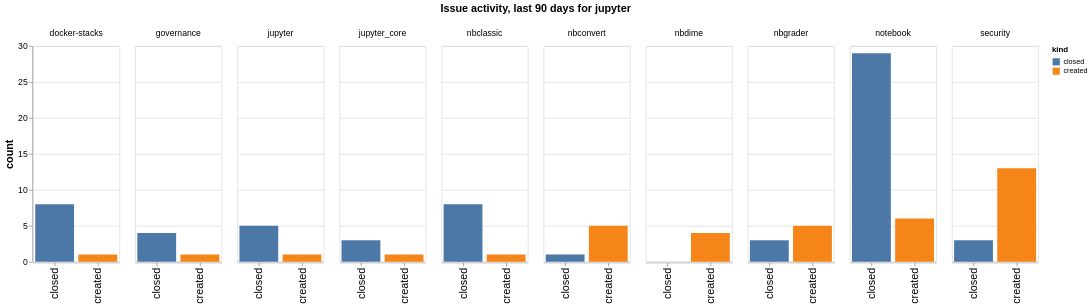

Here is the notebook cell this chart was saved with:
### Code cell
charts = []
# Pick the top 10 repositories
top_repos = created_closed.groupby(['repo']).sum().sort_values(by='count', ascending=False).head(10).index
ch = alt.Chart(created_closed.query('repo in @top_repos'), width=120).mark_bar().encode(
    x=alt.X("kind", axis=alt.Axis(labelFontSize=15, title="")), 
    y=alt.Y('count', axis=alt.Axis(titleFontSize=15, labelFontSize=12)),
    color='kind',
    column=alt.Column("repo", header=alt.Header(title=f"Issue activity, last {n_days} days for {github_org}", titleFontSize=15, labelFontSize=12))
)
ch

### Figure 1 — Vega-Lite specification as saved in the notebook (floating-point values rounded to 4 significant figures)
{"config": {"axisLeft": {"labelFontSize": 15}, "axisBottom": {"labelFontSize": 15}}, "data": {"name": "data-b7b90dda2313e6c295d6d31855398e7d"}, "mark": {"type": "bar"}, "encoding": {"color": {"field": "kind", "type": "nominal"}, "column": {"field": "repo", "header": {"labelFontSize": 12, "title": "Issue activity, last 90 days for jupyter", "titleFontSize": 15}, "type": "nominal"}, "x": {"axis": {"labelFontSize": 15, "title": ""}, "field": "kind", "type": "nominal"}, "y": {"axis": {"labelFontSize": 12, "titleFontSize": 15}, "field": "count", "type": "quantitative"}}, "width": 120, "$schema": "https://vega.github.io/schema/vega-lite/v5.20.1.json", "datasets": {"data-b7b90dda2313e6c295d6d31855398e7d": [{"org": "jupyter", "repo": "docker-stacks", "kind": "created", "count": 1.0}, {"org": "jupyter", "repo": "governance", "kind": "created", "count": 1.0}, {"org": "jupyter", "repo": "jupyter", "kind": "created", "count": 1.0}, {"org": "jupyter", "repo": "jupyter_core", "kind": "created", "count": 1.0}, {"org": "jupyter", "repo": "nbclassic", "kind": "created", "count": 1.0}, {"org": "jupyter", "repo": "nbconvert", "kind": "created", "count": 5.0}, {"org": "jupyter", "repo": "nbdime", "kind": "created", "count": 4.0}, {"org": "jupyter", "repo": "nbgrader", "kind": "created", "count": 5.0}, {"org": "jupyter", "repo": "notebook", "kind": "created", "count": 6.0}, {"org": "jupyter", "repo": "security", "kind": "created", "count": 13.0}, {"org": "jupyter", "repo": "docker-stacks", "kind": "closed", "count": 8.0}, {"org": "jupyter", "repo": "governance", "kind": "closed", "count": 4.0}, {"org": "jupyter", "repo": "jupyter", "kind": "closed", "count": 5.0}, {"org": "jupyter", "repo": "jupyter_core", "kind": "closed", "count": 3.0}, {"org": "jupyter", "repo": "nbclassic", "kind": "closed", "count": 8.0}, {"org": "jupyter", "repo": "nbconvert", "kind": "closed", "count": 1.0}, {"org": "jupyter", "repo": "nbdime", "kind": "closed", "count": 0.0}, {"org": "jupyter", "repo": "nbgrader", "kind": "closed", "count": 3.0}, {"org": "jupyter", "repo": "notebook", "kind": "closed", "count": 29.0}, {"org": "jupyter", "repo": "security", "kind": "closed", "count": 3.0}]}}
